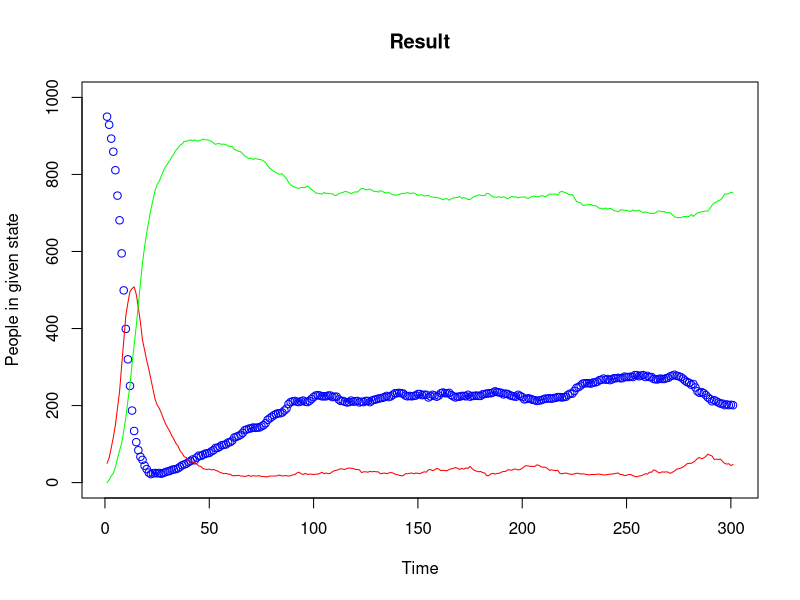
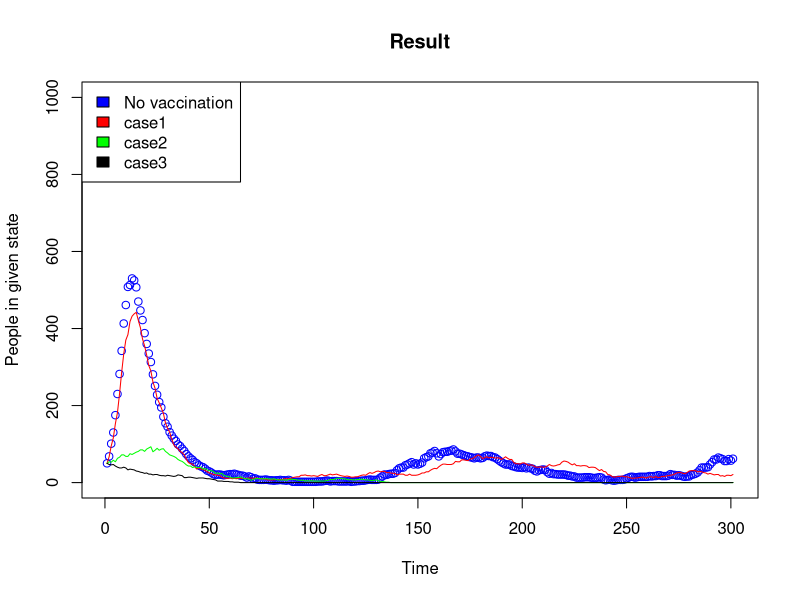
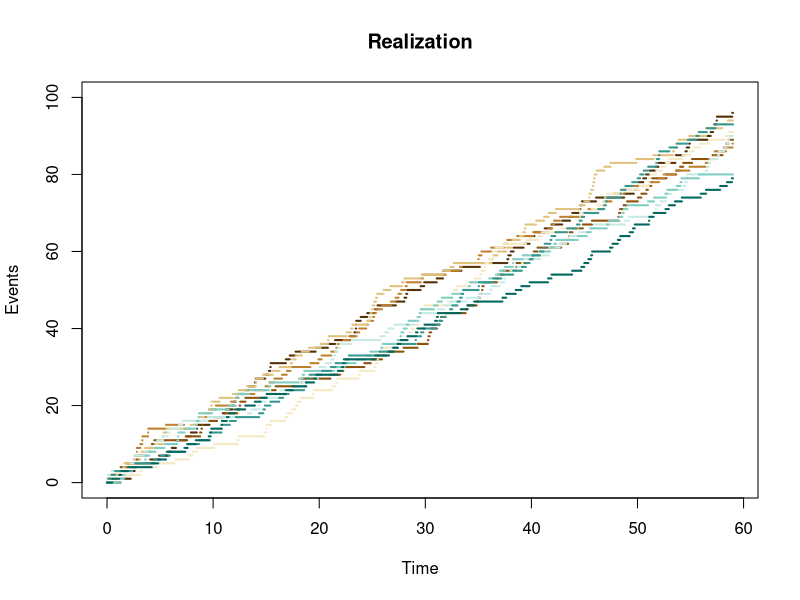
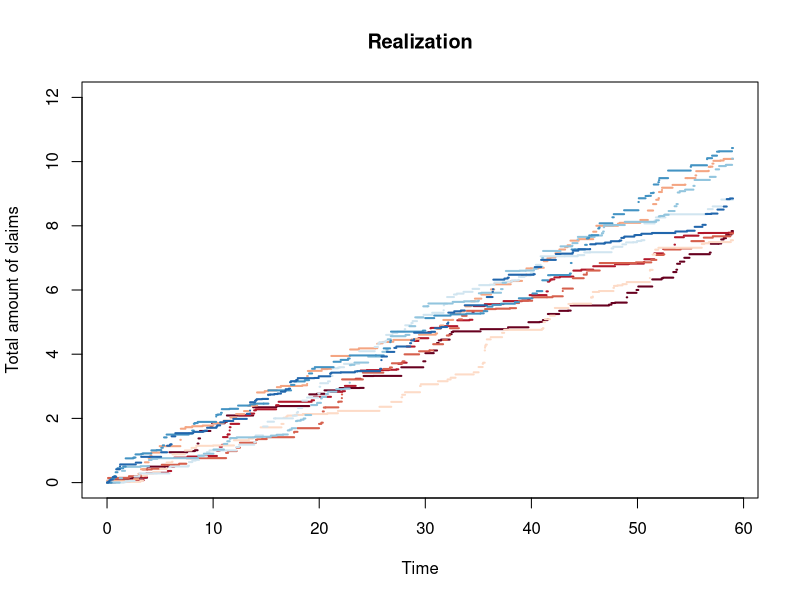

Recreate these plots in R, in order.
## ---- chunk 1
library(knitr)
knitr::opts_chunk$set(echo = TRUE,tidy=TRUE,message=FALSE,warning=FALSE,strip.white=TRUE,prompt=FALSE,
                      cache=TRUE, size="scriptsize",fig.width=4, fig.height=3,fig.align = "center")
## ---- chunk 2
simulate <- function(P, iter){
  #Finding the number of rows of P
  n <- nrow(P)
  #Initializing vector of the states, iter states
  states <- numeric(iter)
  
  #Assumption X_0 = 0
  states[1] <- 1
  
  #Simulating Markov chain
  for(t in 2:iter){
    #Probability vector to simulate next state (X_t+1)
    p <- P[states[t-1],]
    #Draw from multinomial distrubution to choose next state
    states[t] <- which(rmultinom(1,1,p) == 1)
  }
  return(states)
}

beta = 0.01
gamma = 0.1
alpha  = 0.005

P = matrix(c(1-beta,beta,0,0,1-gamma,gamma,alpha,0,1-alpha),nrow = 3, byrow = TRUE)


#State 0,1,2 transformed to state 1,2,3
n = 7300

states <- simulate(P,n)
## ---- chunk 3

limiting_probs <- function(states){
  n = length(states)
  p1=0
  p2 = 0
  p3 = 0

  for(i in states){
    if(i == 1){
      p1 = p1 +1
    }
    else if(i == 2){
      p2 = p2 +1
    }
    else{
      p3 = p3 +1
    }
  }
  p1 = p1/n
  p2 = p2/n 
  p3 = p3/n

  pi <- c(p1,p2,p3)
  return(pi)
}

## ---- chunk 4

test_states = states[3650:7300]
pi = limiting_probs(test_states)
## ---- chunk 5
pi
## ---- chunk 6
confidence_interval <- function(P,N,j){
  pi = numeric(N)
  
  for(i in 0:N){
    states = simulate(P,7300)
    states = states[3650:7300]
    
    pi[i] <- limiting_probs(states)[j]
    
  }
  n = N
  
  t = qt(0.95,df = n-1)
  
  variance = var(pi)
  mean = mean(pi)
  
  S = sqrt(n/(n-1)*variance)
  
  a = mean + t*S/sqrt(n)
  b = mean - t*S/sqrt(n) 
  
  return(c(a,b))
}

## ---- chunk 7
confidence_interval(P,30,1)
## ---- chunk 8
confidence_interval(P,30,2)
## ---- chunk 9
confidence_interval(P,30,3)
## ---- chunk 10
set.seed(123)
# Number of trials, with vectors to save the values in the process
n<- 300
S <- vector(length=n+1)
I <- vector(length=n+1)
R <- vector(length=n+1)

#initial states of the population
S[1]<- 950
I[1]<- 50
R[1]<- 0

for (i in 1:n){
	#inducing the new 
	S_n <- rbinom(1, R[i], .005)
	I_n <- rbinom(1, S[i], .5*I[i]/1000)
	R_n <- rbinom(1, I[i], .1)
	# Saving the new states into the vector introduced previously
	S[i+1]= S[i]+S_n-I_n
	I[i+1]= I[i]+I_n-R_n
	R[i+1]= R[i]+R_n-S_n
	#testing that the code works by seeing if the number of "peopl" sum to 1000
	#print(R[i]+I[i]+S[i])
	
	
}
step<- seq(301)

## ---- chunk 11

plot(step, S,col="blue", main="Result",xlab="Time", ylab="People in given state",ylim=c(0,1000))
lines(step, I,col="red")
lines(step, R, col="green")

## ---- chunk 12

N<- 1000
Large_infect= vector(length= N)
Large_infect_step= vector(length= N)

for(j in 1:N){
	
	#using the same code as for e for the simulations
	n<- 300
	S <- vector(length=n+1)
	I <- vector(length=n+1)
	R <- vector(length=n+1)

	S[1]<- 950
	I[1]<- 50
	R[1]<- 0
	
	#initialize the maximum number of infected and its index
	max_I<-0
	index<-0


	for (i in 1:n){
	
		S_n <- rbinom(1, R[i], .005)
		I_n <- rbinom(1, S[i], .5*I[i]/1000)
		R_n <- rbinom(1, I[i], .1)
	# Saving the new states into the vector introduced previously
		S[i+1]= S[i]+S_n-I_n
		I[i+1]= I[i]+I_n-R_n
		R[i+1]= R[i]+R_n-S_n

		if(I[i+1]>max_I){
			max_I <- I[i+1]
			index <- (i+1)
		}
	}
	#pushing setting the maxvalue for the iteration
	Large_infect[j]= max_I
	Large_infect_step[j]= index

}
#plot(Large_infect, Large_infect_step)

#Expected value of max infected:
print(mean(Large_infect))
#Expected timestep to get to the max infected:
print(mean(Large_infect_step))

#Confidence intervals:

print(quantile(Large_infect,c(.025,.975)))

print(quantile(Large_infect_step,c(.025,.975)))
## ---- chunk 13
set.seed(123)

Vacc_simulate= function(iteration, vaccinated){

N<- iteration
Large_infect= vector(length= N)
Large_infect_step= vector(length= N)

for(j in 1:N){
	
	#using the same code as for e for the simulations
	n<- 300
	S <- vector(length=n+1)
	I <- vector(length=n+1)
	R <- vector(length=n+1)

	S[1]<- 950- vaccinated
	I[1]<- 50
	R[1]<- 0
	
	#initialize the maximum number of infected and its index
	max_I<-0
	index<-0


	for (i in 1:n){
	
		S_n <- rbinom(1, R[i], .005)
		I_n <- rbinom(1, S[i], .5*I[i]/1000)
		R_n <- rbinom(1, I[i], .1)
	# Saving the new states into the vector introduced previously
		S[i+1]= S[i]+S_n-I_n
		I[i+1]= I[i]+I_n-R_n
		R[i+1]= R[i]+R_n-S_n

		if(I[i+1]>max_I){
			max_I <- I[i+1]
			index <- (i+1)
		}
	}
	#pushing setting the maxvalue for the iteration
	Large_infect[j]= max_I
	Large_infect_step[j]= index
}
print(mean(Large_infect))
print(mean(Large_infect_step))
return(I)
}

#Simulating the different cases, and one case where there are no vaccinated
No_vac<-Vacc_simulate(1000, 0)

I_case1<-Vacc_simulate(1000, 100)

I_case2<-Vacc_simulate(1000, 600)

I_case3<-Vacc_simulate(1000, 800)

step<- seq(301)
## ---- chunk 14

plot(step, No_vac,col="blue", main="Result",xlab="Time", ylab="People in given state",ylim=c(0,1000))
lines(step, I_case1,col="red")
lines(step, I_case2, col="green")
lines(step, I_case3, col="black")
legend("topleft",legend=c("No vaccination","case1","case2","case3"), fill= c("blue","red","green","black"))
## ---- chunk 15

Poisson_Process <- function(lambda,n,t){
  #Creating empty vector of size n+1
  v<-numeric(n+1)
  v[1] <-0


  for (k in 1:n){
    x <- rpois(1,lambda*t)
    if(x > 100){
      v[k] = 1 
    }
    else{
      v[k] = 0
    }
    
  }
  return(v)
}

t <- 59
n <- 1000
lambda <-1.5

## ---- chunk 16
#install.packages("RColorBrewer")
library(RColorBrewer)


plot_poisson <-function(t_value,lambda,N){
  #Creating colour palette to visualize simulations
  colour_palette = brewer.pal(n=10, name = "BrBG")
  #Generating plot to fill with simulation plots
  plot(NULL, NULL, xlim = c(0, t_value), ylim = c(0, 100), xlab = "Time", ylab = "Events", main = "Realization", lwd = 2)



  #Simulating N Poisson processes and plotting them by using lines() function
  for (n in 0:N) {
    #Picking from Poisson distribution
    X <- rpois(1, lambda * t_value)
    x = c(0:X, X)
  
    t <- runif(X, 0, t_value)
    t = c(0, sort(t), t_value)
    l = length(x)
    
    for (i in 1:(l - 1)){
      lines(t[i:(i + 1)], rep(x[i], 2), lwd = 2, col = colour_palette [n]) #Adding simulation to plot
    }
  }
}


#Initializing given values
t_value <- 59
lambda <- 1.5
N <- 9

## ---- chunk 17

plot_poisson(t_value,lambda,N) 
## ---- chunk 18
#Defining parameters
N <- 1000
gamma <- 10
lambda <- 1.5

simulate_poisgam <- function(N,gamma,lambda){
  t_value <- 59
  v <- numeric(N)
  
  #Simulating
  for (n in 1:N) {
    #Poisson distribution
    X <- rpois(1, lambda * t_value)
    z <- numeric(N)
    
    for (i in 1:X){
      #Exponential distribution
      c <- rexp(1, gamma)
      z[i] = c
    }
    #Finding probs
    if (sum(z) > 8) {
      v[n] = 1
    } else {
      v[n] = 0
    }
  }
  
  return(v)
}

## ---- chunk 19
#Probability
mean(simulate_poisgam(N,gamma,lambda))
## ---- chunk 20
color_palette <- brewer.pal(n = 10, name = 'RdBu')

lambda <- 1.5
gamma <- 10
t_value <- 59
N <- 9

final_simulation <-function(lambda,gamma,t_value,N){
  # Plot
  plot(NULL, NULL, xlim = c(0, t_value), ylim = c(0, 12), xlab = "Time", ylab = "Total amount of claims", main = "Realization", lwd = 2)
  #Simulation
  for (n in 0:N) {
    X <- rpois(1, lambda * t_value)
  
    t <- runif(X, 0, t_value)
    t = c(0, sort(t), t_value)
  
    x= c(0:X, X)
    z <- numeric(X)
  
  
    for (i in 0:X){
      C <- rexp(1, gamma)
      z[i] <- C
    }
    
  
    cumulative_z <- c(0, cumsum(z))
    l = length(x)
    for (i in 1:(l - 1)){
      lines(t[i:(i + 1)], rep(cumulative_z[i], 2), lwd = 2, col = color_palette[n])
    }
  }
}

## ---- chunk 21
final_simulation(lambda,gamma,t_value,N)
